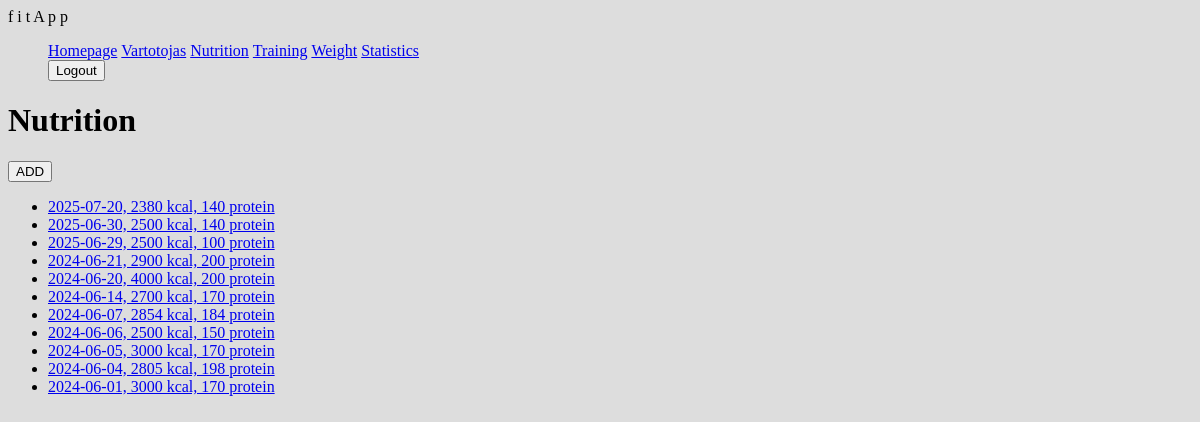
The app's page /fitness/nutrition/ (signed in) with its own data.
### fitness/models.py (models this page shows, shortened)
class DayOfEating(models.Model):
    date = models.DateField('Date', default=date.today)
    kcal = models.IntegerField('Calories', blank=True, null=True)
    protein = models.IntegerField('Protein', blank=True, null=True)
    athlete = models.ForeignKey(User, on_delete=models.SET_NULL, null=True, blank=True)
    class Meta:
        verbose_name = 'Day of eating'
        verbose_name_plural = 'Days of eating'
    def __repr__(self):
        return f"{self.date}, {self.kcal} kcal, {self.protein} protein"

### fitness/views.py (the view)
# urls.py: path('nutrition/', views.DaysOfEatingListView.as_view(), name='nutrition'),
class DaysOfEatingListView(LoginRequiredMixin, ListView):
    model = DayOfEating
    template_name = 'days_of_eating.html'
    def get_queryset(self):
        return DayOfEating.objects.filter(athlete=self.request.user).order_by('-date')

### templates/days_of_eating.html
{% extends "base.html" %}
{% block content %}
    <h1>Nutrition</h1>
     <a href="{% url 'nutrition-add' %}"><button>ADD</button></a>
    {% if dayofeating_list %}
    <ul>
        {% for day in dayofeating_list %}
            <li id="days">
            <a  href="{% url 'nutrition-details' day.pk %}">{{ day|stringformat:'r' }} </a>
            </li>
        {% endfor %}
    </ul>
    {% else %}
      <p>You have not recorded your nutrition yet.</p>
    {% endif %}
{% endblock %}

### templates/base.html (shortened to what this page needs)
<!DOCTYPE html>
<html>
<head>
  {% load static %}
  <link rel="stylesheet" href="{% static 'css/styles.css' %}">
</head>
<body>
 <nav class="navbar" >
  <div class="container-fluid">
    <a class="navbar-brand">f i t A p p</a>
    <ul class="navbar-nav mx-2">
      <li class="nav-item active"><a class="nav-link" href="{% url 'index' %}">Homepage</a></li>
      {% if user.is_authenticated %}
          <li class="nav-item">
              <a class="nav-link" href="{% url 'profile' %}">{{ user.get_username }}</a>
          </li>
          <li class="nav-item active"><a class="nav-link" href="{% url 'nutrition' %}">Nutrition</a></li>
          <li class="nav-item active"><a class="nav-link" href="{% url 'workouts' %}">Training</a></li>
          <li class="nav-item active"><a class="nav-link" href="{% url 'weighting' %}">Weight</a></li>
          <li class="nav-item active"><a class="nav-link" href="{% url 'chart-view' %}">Statistics</a></li>
          <li class="nav-item">
            <form method="post" action="{% url 'logout' %}">
                <button type="submit" id="destroy">Logout</button>
            </form>
          </li>
      {% else %}
        <li class="nav-item"><a class="nav-link" href="{% url 'login'%}">Login</a></li>
        <li class="nav-item"><a class="nav-link" href="{% url 'register'%}">Sign up</a></li>
      {% endif %}
    </ul>
  </div>
 </nav>
 <div class="col-sm-10 ">
      {% block content %}
      {% endblock %}
 </div>
</body>
</html>

### fitness/static/css/styles.css (style rules this page uses)
body { background: #dddddd; }
li.nav-item { display: inline; }

### records on screen
DayOfEating: date+kcal+protein "2025-07-20, 2380 kcal, 140 protein"
DayOfEating: date+kcal+protein "2025-06-30, 2500 kcal, 140 protein"
DayOfEating: date+kcal+protein "2025-06-29, 2500 kcal, 100 protein"
DayOfEating: date+kcal+protein "2024-06-21, 2900 kcal, 200 protein"
DayOfEating: date+kcal+protein "2024-06-20, 4000 kcal, 200 protein"
DayOfEating: date+kcal+protein "2024-06-14, 2700 kcal, 170 protein"
DayOfEating: date+kcal+protein "2024-06-07, 2854 kcal, 184 protein"
DayOfEating: date+kcal+protein "2024-06-06, 2500 kcal, 150 protein"
DayOfEating: date+kcal+protein "2024-06-05, 3000 kcal, 170 protein"
DayOfEating: date+kcal+protein "2024-06-04, 2805 kcal, 198 protein"
DayOfEating: date+kcal+protein "2024-06-01, 3000 kcal, 170 protein"

### other values on screen
{{ user.get_username }} "Vartotojas"
